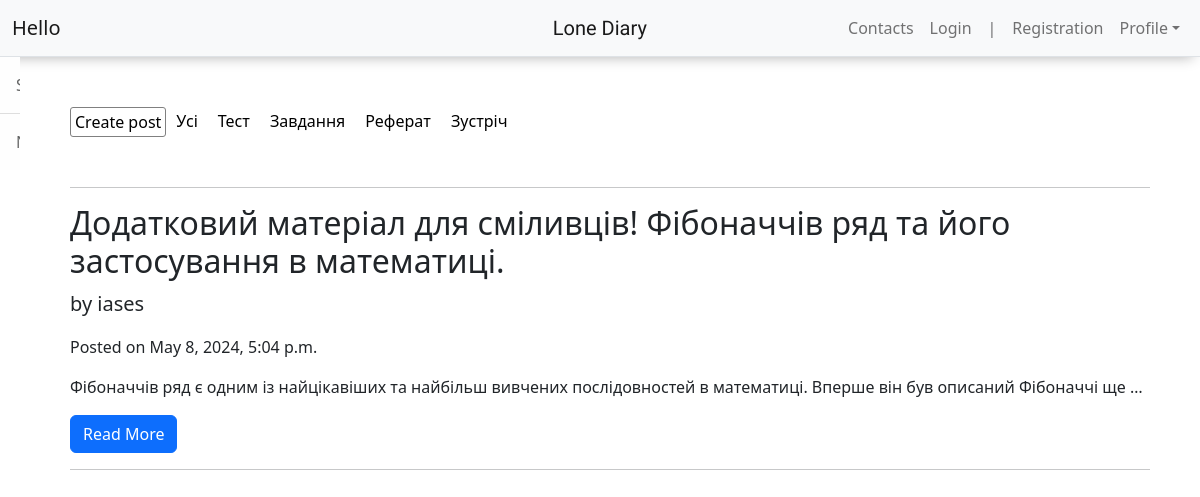
Page /posts/1?category=Реферат on the committed database.
### mainsite/models.py (models this page shows, shortened)
class Category(models.Model):
    name = models.CharField(max_length=30, verbose_name="Назва")
    class Meta:
        verbose_name = "Категорія"
        verbose_name_plural = "Категорії"

class Lesson(models.Model):
    course = models.ForeignKey(Course, on_delete=models.CASCADE, verbose_name="Курс", null=True)
    title = models.CharField(max_length=90, verbose_name="Заголовок")
    content = models.TextField(verbose_name="Опис")
    published_date = models.DateTimeField(auto_created=True, verbose_name="Дата")
    category = models.ForeignKey(Category, on_delete=models.CASCADE, verbose_name="Категорія")
    user = models.ForeignKey(settings.AUTH_USER_MODEL, on_delete=models.CASCADE, verbose_name="Автор")
    class Meta:
        verbose_name = "Урок"
        verbose_name_plural = "Уроки"

### mainsite/views.py (the view)
# urls.py: path('posts/<int:course_id>', views.posts, name='posts'),
def posts(request, course_id):
    course = Course.objects.get(pk=course_id)
    posts = course.lesson_set.all()
    categories = Category.objects.all()
    selected_category = request.GET.get('category')
    if selected_category:
        posts = posts.filter(category__name=selected_category)
    context = {
        'course_title': course.title,
        'posts': posts,
        'course_id': course.id,
        'categories': categories,
    }
    return render(request, 'mainsite/subjects/posts.html', context)

### templates/mainsite/subjects/posts.html (shortened to what this page needs)
{% extends 'mainsite/base.html' %}
{% block content %}
<div class="main" style="display: flex;">
    {% include 'mainsite/includes/sidebar_pupil.html' %}
    <div class="content" style="width: 90%; display: block; margin: 50px;">
        <div style="display: flex;">
            <a href="{% url 'add_post' course_id=course_id %}"
               style="text-decoration: none; color: black; border: 1px solid gray; padding: 2px 4px; border-radius: 3px;">Create
                post</a><a href="?" style="vertical-align: middle; text-decoration: none; color: black; padding: 2px 10px;">Усі</a>
                {% for category in categories %}
                    <a href="?category={{ category.name }}" style="vertical-align: middle; text-decoration: none; color: black; padding: 2px 10px;">{{ category.name }}</a>
                {% endfor %}
        </div>
        <div style="margin-top: 50px;">
            {% for post in posts %}
            <hr>
            <h2>{{post.title}}</h2>
            <p class="lead">by {{post.user}}</p>
            <p> Posted on {{ post.published_date }}</p>
            <p style="overflow: hidden; max-width: 185ch; white-space: nowrap; text-overflow: ellipsis;">{{ post.content }}</p>
            <a class="btn btn-primary" href="{% url 'post' title=post.title %}">Read More
            </a>
            <hr>
            {% endfor %}
        </div>
    </div>
</div>
{% endblock %}

### rows in the picture
Category: name "Тест"
Category: name "Завдання"
Category: name "Реферат"
Category: name "Зустріч"
Lesson: title "Додатковий матеріал для сміливців! Фібоначчів ряд та його застосування в математиці.", user "iases", published_date "May 8, 2024, 5:04 p.m.", content "Фібоначчів ряд є одним із найцікавіших та найбільш вивчених послідовностей в математиці. Вперше він був описаний Фібоначчі ще…"
